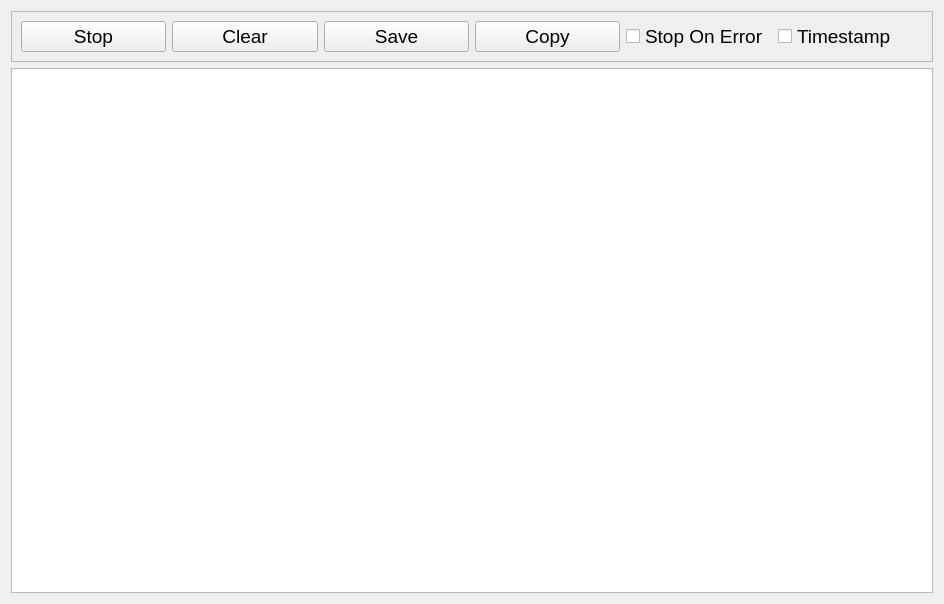
<?xml version="1.0" encoding="UTF-8"?>
<ui version="4.0">
 <class>DisplayCommunication</class>
 <widget class="QWidget" name="DisplayCommunication">
  <property name="geometry">
   <rect>
    <x>0</x>
    <y>0</y>
    <width>944</width>
    <height>604</height>
   </rect>
  </property>
  <property name="font">
   <font>
    <pointsize>14</pointsize>
   </font>
  </property>
  <property name="windowTitle">
   <string>Communication Traffic</string>
  </property>
  <layout class="QVBoxLayout" name="verticalLayout">
   <item>
    <widget class="QFrame" name="frame">
     <property name="frameShape">
      <enum>QFrame::Shape::StyledPanel</enum>
     </property>
     <property name="frameShadow">
      <enum>QFrame::Shadow::Raised</enum>
     </property>
     <layout class="QHBoxLayout" name="horizontalLayout">
      <item>
       <widget class="QPushButton" name="button_start">
        <property name="text">
         <string>Stop</string>
        </property>
       </widget>
      </item>
      <item>
       <widget class="QPushButton" name="button_clear">
        <property name="text">
         <string>Clear</string>
        </property>
       </widget>
      </item>
      <item>
       <widget class="QPushButton" name="button_save">
        <property name="text">
         <string>Save</string>
        </property>
       </widget>
      </item>
      <item>
       <widget class="QPushButton" name="button_copy">
        <property name="text">
         <string>Copy</string>
        </property>
       </widget>
      </item>
      <item>
       <widget class="QCheckBox" name="box_stop_on_error">
        <property name="text">
         <string>Stop On Error</string>
        </property>
       </widget>
      </item>
      <item>
       <widget class="QCheckBox" name="box_timestamp">
        <property name="text">
         <string>Timestamp</string>
        </property>
       </widget>
      </item>
     </layout>
    </widget>
   </item>
   <item>
    <widget class="QPlainTextEdit" name="text_traffic"/>
   </item>
  </layout>
 </widget>
 <resources/>
 <connections/>
</ui>
